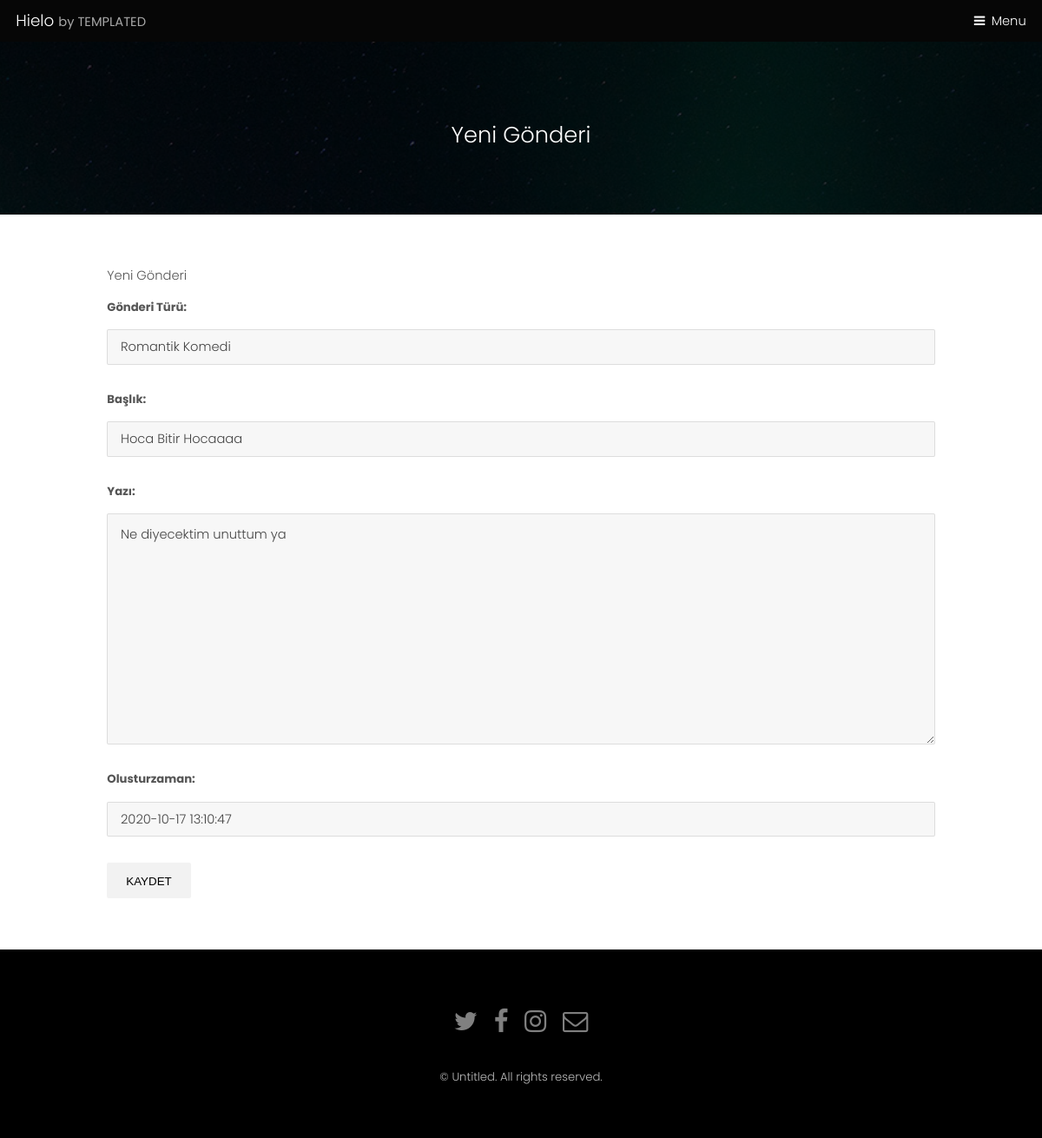
The app's page /blog/gonderi/3/edit/ with its own data.
### blog/models.py (models this page shows, shortened)
class GonderiModel(models.Model):
    yazar=models.ForeignKey("auth.User",on_delete=models.CASCADE)
    baslik=models.CharField(max_length=200,verbose_name="Başlık")
    yazi=models.TextField(verbose_name="Yazı")
    olusturzaman=models.DateTimeField(default=timezone.now)
    yayimzaman=models.DateTimeField(blank=True,null=True)
    GONDERI_CHOICES = (
        ('1','Romantik Komedi'),
        ('2', 'Drama'),
        ('3','Korku'),
    )
    tur = models.CharField(max_length=5,verbose_name="Gönderi Türü",\
        choices=GONDERI_CHOICES,default="1")

### blog/views.py (the view)
# urls.py: path('gonderi/<int:pk>/edit/',views.gonderiduzenle, name="editgonderi"),
def gonderiduzenle(request,pk):
    gonderi=get_object_or_404(GonderiModel,pk=pk)
    if request.method == "POST":
        form = GonderiForm(request.POST,instance=gonderi)
        if form.is_valid():
            gonderi = form.save(commit=False)
            gonderi.yazar = request.user
            gonderi.yayimzaman = timezone.now()
            gonderi.save()
            return redirect("gonderidetay",pk=gonderi.pk)
    else:
        form = GonderiForm(instance=gonderi)
    return render(request,'blog/gonderiduzenle.html',{"form":form})

### blog/forms.py
class GonderiForm(forms.ModelForm):
    class Meta:
        model = GonderiModel
        fields = ("tur","baslik","yazi","olusturzaman")

### templates/blog/gonderiduzenle.html (shortened to what this page needs)
{% extends "../generic.html" %}
{%block title%}
		Yeni Gönderi
		{% endblock %}
{% block content2 %}
<h1>Yeni Gönderi</h1>
<form method="POST">
    {{form.as_p}}
    <button type="submit" >Kaydet</button>
</form>
{% endblock %}

### static/assets/css/main.css (style rules this page uses)
html, body, div, span, applet, object, iframe, h1, h2, h3, h4, h5, h6, p, blockquote, pre, a, abbr, acronym, address, big, cite, code, del, dfn, em, img, ins, kbd, q, s, samp, small, strike, strong, sub, sup, tt, var, b, u, i, center, dl, dt, dd, ol, ul, li, fieldset, form, label, legend, table, caption, tbody, tfoot, thead, tr, th, td, article, aside, canvas, details, embed, figure, figcaption, footer, header, hgroup, menu, nav, output, ruby, section, summary, time, mark, audio, video { margin: 0; padding: 0; border: 0; font-size: 100%; font: inherit; vertical-align: baseline; }
body { line-height: 1; }
body { -webkit-text-size-adjust: none; }
*, *:before, *:after { -moz-box-sizing: border-box; -webkit-box-sizing: border-box; box-sizing: border-box; }
body { -ms-overflow-style: scrollbar; }
body { background: #fff; }
html { font-size: 13pt; }
@media screen and (max-width: 1680px) { html { font-size: 11pt; } }
@media screen and (max-width: 1280px) { html { font-size: 11pt; } }
body { background-color: #fff; color: #444; }
body, input, select, textarea { font-family: "Poppins", sans-serif; font-weight: 300; font-size: 1rem; line-height: 1.65; }
p { margin: 0 0 2rem 0; }
h1, h2, h3, h4, h5, h6 { font-weight: 300; line-height: 1.5; margin: 0 0 1rem 0; }
input, select, textarea { color: #555; }
h1, h2, h3, h4, h5, h6 { color: #555; }
input[type="submit"], input[type="reset"], input[type="button"], button, .button { -moz-appearance: none; -webkit-appearance: none; -ms-appearance: none; appearance: none; -moz-transition: background-color 0.2s ease-in-out, color 0.2s ease-in-out; -webkit-transition: background-color 0.2s ease-in-out, color 0.2s ease-in-out; -ms-transition: background-color 0.2s ease-in-out, color 0.2s ease-in-out; transition: background-color 0.2s ease-in-out, color 0.2s ease-in-out; border-radius: 2px; border: 0; cursor: pointer; display: inline-block; font-weight: 300; height: 2.85rem; line-height: 2.95rem; padding: 0 1.5rem; text-align: center; text-decoration: none; text-transform: uppercase; white-space: nowrap; }
input[type="submit"], input[type="reset"], input[type="button"], button, .button { background-color: #f2f2f2; color: #000 !important; }
form { margin: 0 0 2rem 0; }
label { display: block; font-size: 0.9rem; font-weight: 700; margin: 0 0 1rem 0; }
input[type="text"], input[type="password"], input[type="email"], select, textarea { -moz-appearance: none; -webkit-appearance: none; -ms-appearance: none; appearance: none; border-radius: 2px; border: none; border: solid 1px; color: inherit; display: block; outline: 0; padding: 0 1rem; text-decoration: none; width: 100%; }
input[type="text"], input[type="password"], input[type="email"], select { height: 2.75rem; }
textarea { padding: 0.75rem 1rem; }
label { color: #555; }
input[type="text"], input[type="password"], input[type="email"], select, textarea { background: rgba(144, 144, 144, 0.075); border-color: rgba(144, 144, 144, 0.25); }
body.subpage { padding-top: 3.25em; }

### records on screen
GonderiModel: tur "Romantik Komedi", baslik "Hoca Bitir Hocaaaa", yazi "Ne diyecektim unuttum ya", olusturzaman "2020-10-17 13:10:47"
